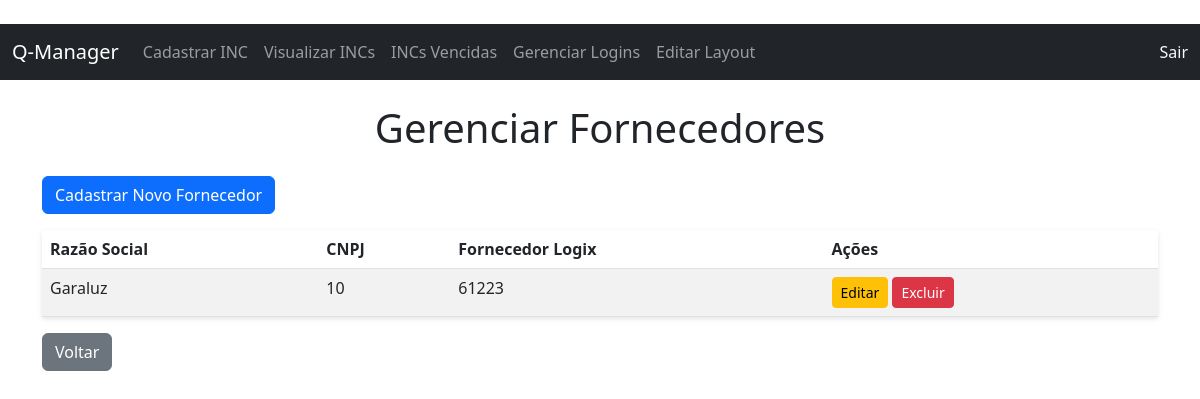
The page /gerenciar_fornecedores (signed in) on the database its author committed.
### tables this page shows
CREATE TABLE fornecedor (
	id INTEGER NOT NULL, 
	razao_social VARCHAR(100) NOT NULL, 
	cnpj VARCHAR(18) NOT NULL, 
	fornecedor_logix VARCHAR(100) NOT NULL, 
	PRIMARY KEY (id), 
	UNIQUE (cnpj)
);

### web_inc_manager/app.py (the view, shortened to what this page needs)
@app.route('/gerenciar_fornecedores', methods=['GET', 'POST'])
@login_required
def gerenciar_fornecedores():
    if not current_user.is_admin:
        flash('Acesso negado.')
        return redirect(url_for('main_menu'))
    fornecedores = Fornecedor.query.all()
    return render_template('gerenciar_fornecedores.html', fornecedores=fornecedores)

### web_inc_manager/app.py (called while the page is built)
@app.context_processor
def inject_settings():
    settings = {s.element: s for s in LayoutSetting.query.all()}
    return dict(settings=settings)

@login_manager.user_loader
def load_user(user_id):
    return User.query.get(int(user_id))

### web_inc_manager/templates/gerenciar_fornecedores.html (shortened to what this page needs)
{% extends "base.html" %}
{% block content %}
<h1 class="text-center mb-4">Gerenciar Fornecedores</h1>
<div class="mb-3">
    <a href="{{ url_for('cadastrar_fornecedor') }}" class="btn btn-primary">Cadastrar Novo Fornecedor</a>
</div>
<table class="table table-striped">
    <thead>
        <tr>
            <th>Razão Social</th>
            <th>CNPJ</th>
            <th>Fornecedor Logix</th>
            <th>Ações</th>
        </tr>
    </thead>
    <tbody>
        {% for fornecedor in fornecedores %}
        <tr>
            <td>{{ fornecedor.razao_social }}</td>
            <td>{{ fornecedor.cnpj }}</td>
            <td>{{ fornecedor.fornecedor_logix }}</td>
            <td>
                <button class="btn btn-warning btn-sm" data-bs-toggle="modal" data-bs-target="#editModal{{ fornecedor.id }}">Editar</button>
                <form action="{{ url_for('gerenciar_fornecedores') }}" method="POST" style="display:inline;">
                    <button type="submit" class="btn btn-danger btn-sm" onclick="return confirm('Tem certeza?');">Excluir</button>
                </form>
            </td>
        </tr>
        {% endfor %}
    </tbody>
</table>
<a href="{{ url_for('main_menu') }}" class="btn btn-secondary">Voltar</a>
{% endblock %}

### web_inc_manager/static/css/style.css (style rules this page uses)
body { transition: background-color 0.3s, color 0.3s; }
.btn { transition: transform 0.2s; }
.table { box-shadow: 0 2px 5px rgba(0,0,0,0.1); }

### rows shown on the page
fornecedor: razao_social "Garaluz", cnpj "10", fornecedor_logix "61223"
